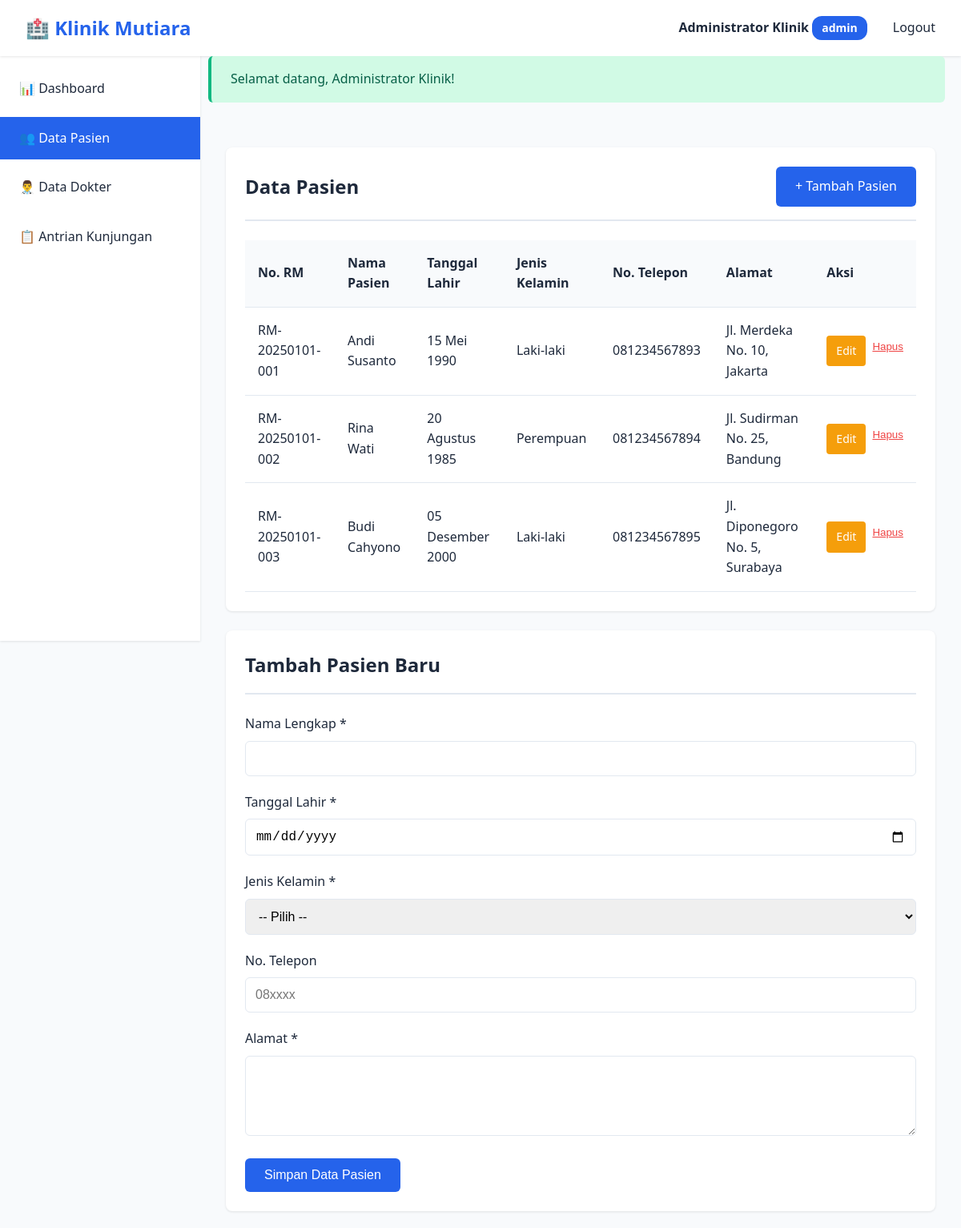
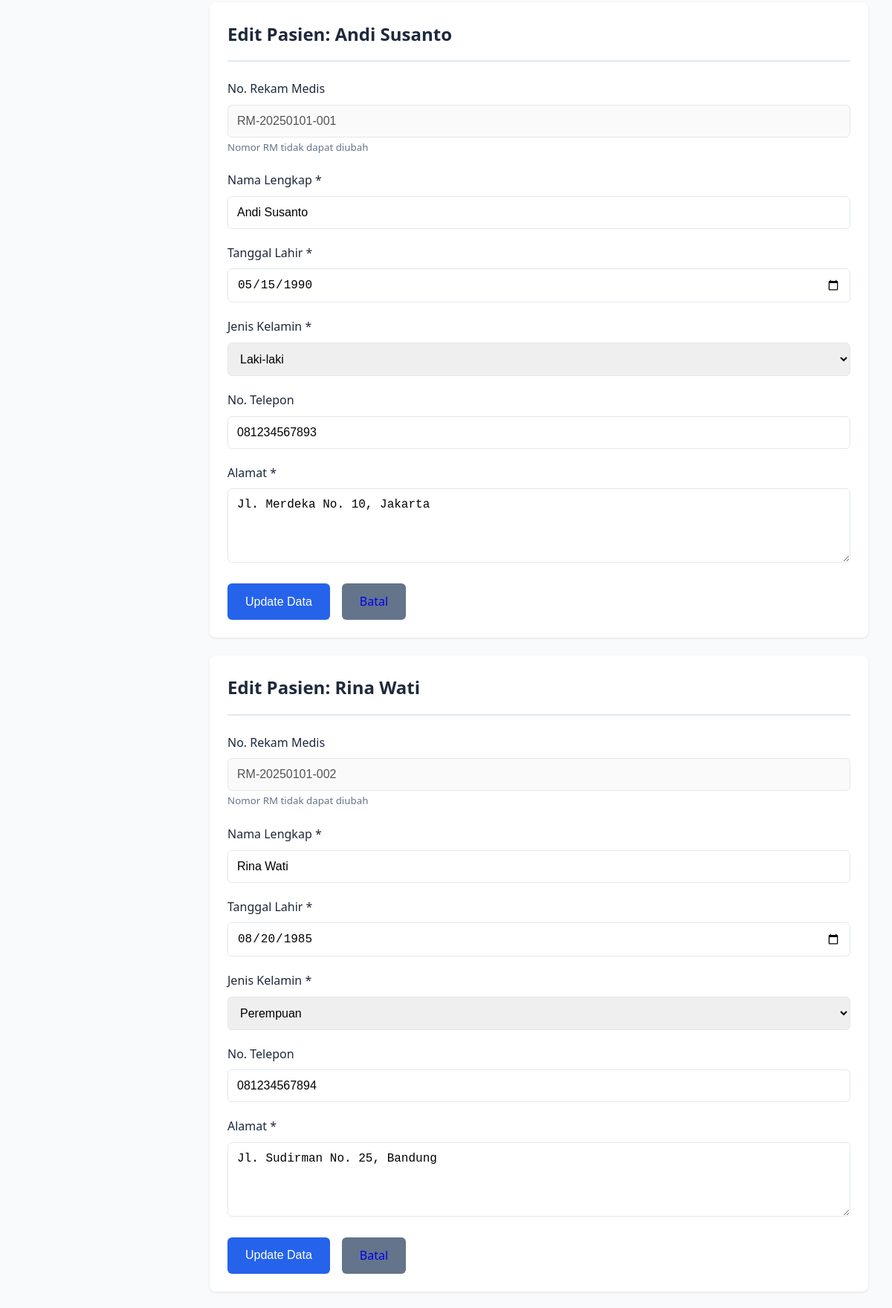
Page /pages/admin/pasien.php (signed in, upper part) on the committed database (2 pictures, top to bottom).
### tables this page shows
CREATE TABLE IF NOT EXISTS patients (
    id INT AUTO_INCREMENT PRIMARY KEY,
    no_rm VARCHAR(20) NOT NULL UNIQUE COMMENT 'Nomor Rekam Medis',
    nama VARCHAR(100) NOT NULL,
    tanggal_lahir DATE NOT NULL,
    jenis_kelamin ENUM('L', 'P') NOT NULL,
    no_telepon VARCHAR(15),
    alamat TEXT NOT NULL,
    created_at DATETIME DEFAULT CURRENT_TIMESTAMP,
    updated_at DATETIME DEFAULT CURRENT_TIMESTAMP ON UPDATE CURRENT_TIMESTAMP,
    INDEX idx_no_rm (no_rm),
    INDEX idx_nama (nama)
);

### config/helper.php (called while the page is built, shortened)
<?php
function clean_input($data) {
    $data = trim($data);
    $data = stripslashes($data);
    $data = htmlspecialchars($data, ENT_QUOTES, 'UTF-8');
    return $data;
}
function base_url($path = '') {
    $protocol = isset($_SERVER['HTTPS']) && $_SERVER['HTTPS'] === 'on' ? 'https' : 'http';
    $host = $_SERVER['HTTP_HOST'];
    $path = ltrim($path, '/');
    if (!empty($path)) {
        return $protocol . '://' . $host . BASE_PATH . '/' . $path;
    }
    return $protocol . '://' . $host . BASE_PATH . '/';
}
function format_date($date) {
    $bulan = [
        1 => 'Januari', 'Februari', 'Maret', 'April', 'Mei', 'Juni',
        'Juli', 'Agustus', 'September', 'Oktober', 'November', 'Desember'
    ];
    $timestamp = strtotime($date);
    $day = date('d', $timestamp);
    $month = $bulan[(int)date('m', $timestamp)];
    $year = date('Y', $timestamp);
    return $day . ' ' . $month . ' ' . $year;
}

### pages/admin/pasien.php (the view, shortened to what this page needs)
<?php
require_once __DIR__ . '/../../config/helper.php';
try {
    $db = get_db_connection();
    $stmt = $db->query("SELECT * FROM patients ORDER BY created_at DESC");
    $patients = $stmt->fetchAll();
} catch (PDOException $e) {
    error_log("Get Patients Error: " . $e->getMessage());
    $patients = [];
}
require_once __DIR__ . '/../../layout/header.php';
require_once __DIR__ . '/../../layout/sidebar.php';
?>
<main class="main-content">
    <div class="card">
        <div class="card-header flex justify-between items-center">
            <h1 class="card-title">Data Pasien</h1>
            <a href="#tambah" class="btn btn-primary">+ Tambah Pasien</a>
        </div>
        <?php if (empty($patients)): ?>
            <p style="text-align: center; color: #64748b; padding: 2rem;">Belum ada data pasien.</p>
        <?php else: ?>
            <table class="table">
                <thead>
                    <tr>
                        <th>No. RM</th>
                        <th>Nama Pasien</th>
                        <th>Tanggal Lahir</th>
                        <th>Jenis Kelamin</th>
                        <th>No. Telepon</th>
                        <th>Alamat</th>
                        <th>Aksi</th>
                    </tr>
                </thead>
                <tbody>
                    <?php foreach ($patients as $pasien): ?>
                    <tr>
                        <td><?php echo clean_input($pasien['no_rm']); ?></td>
                        <td><?php echo clean_input($pasien['nama']); ?></td>
                        <td><?php echo format_date($pasien['tanggal_lahir']); ?></td>
                        <td><?php echo $pasien['jenis_kelamin'] === 'L' ? 'Laki-laki' : 'Perempuan'; ?></td>
                        <td><?php echo clean_input($pasien['no_telepon']); ?></td>
                        <td><?php echo clean_input($pasien['alamat']); ?></td>
                        <td>
                            <div class="action-links">
                                <a href="#edit-<?php echo $pasien['id']; ?>" class="action-edit">Edit</a>
                                <form method="POST" action="<?php echo base_url('process/admin_delete_pasien.php'); ?>" style="display:inline;" onsubmit="return confirm('Yakin hapus pasien <?php echo htmlspecialchars($pasien['nama']); ?>?');">
                                    <button type="submit" class="action-delete" style="border:none;background:none;cursor:pointer;color:#ef4444;padding:0;text-decoration:underline;">Hapus</button>
                                </form>
                            </div>
                        </td>
                    </tr>
                    <?php endforeach; ?>
                </tbody>
            </table>
        <?php endif; ?>
    </div>
    <div class="card" id="tambah">
        <div class="card-header">
            <h2 class="card-title">Tambah Pasien Baru</h2>
        </div>
        <form method="POST" action="<?php echo base_url('process/admin_add_pasien.php'); ?>">
            <div class="form-group">
                <label for="nama" class="form-label">Nama Lengkap *</label>
                <input type="text" id="nama" name="nama" class="form-input" required>
            </div>
            <div class="form-group">
                <label for="tanggal_lahir" class="form-label">Tanggal Lahir *</label>
                <input type="date" id="tanggal_lahir" name="tanggal_lahir" class="form-input" required>
            </div>
            <div class="form-group">
                <label for="jenis_kelamin" class="form-label">Jenis Kelamin *</label>
                <select id="jenis_kelamin" name="jenis_kelamin" class="form-select" required>
                    <option value="">-- Pilih --</option>
                </select>
            </div>
            <div class="form-group">
                <label for="no_telepon" class="form-label">No. Telepon</label>
                <input type="text" id="no_telepon" name="no_telepon" class="form-input" placeholder="08xxxx">
            </div>
            <div class="form-group">
                <label for="alamat" class="form-label">Alamat *</label>
                <textarea id="alamat" name="alamat" class="form-textarea" required></textarea>
            </div>
            <button type="submit" class="btn btn-primary">Simpan Data Pasien</button>
        </form>
    </div>
    <?php foreach ($patients as $pasien): ?>
    <div class="card" id="edit-<?php echo $pasien['id']; ?>">
        <div class="card-header">
            <h2 class="card-title">Edit Pasien: <?php echo clean_input($pasien['nama']); ?></h2>
        </div>
        <form method="POST" action="<?php echo base_url('process/admin_edit_pasien.php'); ?>">
            <div class="form-group">
                <label class="form-label">No. Rekam Medis</label>
                <input type="text" class="form-input" value="<?php echo clean_input($pasien['no_rm']); ?>" disabled>
                <small style="color: #64748b;">Nomor RM tidak dapat diubah</small>
            </div>
            <div class="form-group">
                <label for="edit_nama_<?php echo $pasien['id']; ?>" class="form-label">Nama Lengkap *</label>
                <input type="text" id="edit_nama_<?php echo $pasien['id']; ?>" name="nama" class="form-input" value="<?php echo clean_input($pasien['nama']); ?>" required>
            </div>
            <div class="form-group">
                <label for="edit_tanggal_lahir_<?php echo $pasien['id']; ?>" class="form-label">Tanggal Lahir *</label>
                <input type="date" id="edit_tanggal_lahir_<?php echo $pasien['id']; ?>" name="tanggal_lahir" class="form-input" value="<?php echo $pasien['tanggal_lahir']; ?>" required>
            </div>
            <div class="form-group">
                <label for="edit_jenis_kelamin_<?php echo $pasien['id']; ?>" class="form-label">Jenis Kelamin *</label>
                <select id="edit_jenis_kelamin_<?php echo $pasien['id']; ?>" name="jenis_kelamin" class="form-select" required>
                    <option value="L" <?php echo $pasien['jenis_kelamin'] === 'L' ? 'selected' : ''; ?>>Laki-laki</option>
                    <option value="P" <?php echo $pasien['jenis_kelamin'] === 'P' ? 'selected' : ''; ?>>Perempuan</option>
                </select>
            </div>
            <div class="form-group">
                <label for="edit_no_telepon_<?php echo $pasien['id']; ?>" class="form-label">No. Telepon</label>
                <input type="text" id="edit_no_telepon_<?php echo $pasien['id']; ?>" name="no_telepon" class="form-input" value="<?php echo clean_input($pasien['no_telepon']); ?>" placeholder="08xxxx">
            </div>
            <div class="form-group">
                <label for="edit_alamat_<?php echo $pasien['id']; ?>" class="form-label">Alamat *</label>
                <textarea id="edit_alamat_<?php echo $pasien['id']; ?>" name="alamat" class="form-textarea" required><?php echo clean_input($pasien['alamat']); ?></textarea>
            </div>
            <div style="display: flex; gap: 1rem;">
                <button type="submit" class="btn btn-primary">Update Data</button>
                <a href="<?php echo base_url('pages/admin/pasien.php'); ?>" class="btn" style="background: #64748b;">Batal</a>
            </div>
        </form>
    </div>
    <?php endforeach; ?>
</main>
<?php require_once __DIR__ . '/../../layout/footer.php'; ?>

### assets/css/style.css (style rules this page uses)
* { margin: 0; padding: 0; box-sizing: border-box; }
:root { --primary-color: #2563eb; --primary-dark: #1e40af; --secondary-color: #10b981; --danger-color: #ef4444; --warning-color: #f59e0b; --info-color: #06b6d4; --light-bg: #f8fafc; --dark-text: #1e293b; --gray-text: #64748b; --border-color: #e2e8f0; --shadow: 0 1px 3px rgba(0, 0, 0, 0.1); --shadow-lg: 0 10px 15px rgba(0, 0, 0, 0.1); }
body { font-family: 'Segoe UI', Tahoma, Geneva, Verdana, sans-serif; background-color: var(--light-bg); color: var(--dark-text); line-height: 1.6; }
.main-content { margin-left: 250px; padding: 2rem; min-height: calc(100vh - 60px); }
.card { background: white; border-radius: 8px; box-shadow: var(--shadow); padding: 1.5rem; margin-bottom: 1.5rem; }
.card-header { border-bottom: 2px solid var(--border-color); padding-bottom: 1rem; margin-bottom: 1.5rem; }
.card-title { font-size: 1.5rem; font-weight: 600; color: var(--dark-text); }
.form-group { margin-bottom: 1.25rem; }
.form-label { display: block; margin-bottom: 0.5rem; font-weight: 500; color: var(--dark-text); }
.form-input, .form-select, .form-textarea { width: 100%; padding: 0.75rem; border: 1px solid var(--border-color); border-radius: 6px; font-size: 1rem; transition: border-color 0.3s, box-shadow 0.3s; }
.form-textarea { resize: vertical; min-height: 100px; }
.btn { display: inline-block; padding: 0.75rem 1.5rem; font-size: 1rem; font-weight: 500; text-align: center; text-decoration: none; border: none; border-radius: 6px; cursor: pointer; transition: all 0.3s; }
.btn-primary { background: var(--primary-color); color: white; }
.table { width: 100%; border-collapse: collapse; background: white; }
.table thead { background: var(--light-bg); }
.table th, .table td { padding: 1rem; text-align: left; border-bottom: 1px solid var(--border-color); }
.table th { font-weight: 600; color: var(--dark-text); }
.action-links { display: flex; gap: 0.5rem; }
.action-links a { padding: 0.5rem 0.75rem; text-decoration: none; border-radius: 4px; font-size: 0.875rem; font-weight: 500; }
.action-edit { background: var(--warning-color); color: white; }
.action-delete { background: var(--danger-color); color: white; }
.flex { display: flex; }
.justify-between { justify-content: space-between; }
.items-center { align-items: center; }

### rows in the picture
patients: no_rm "RM-20250101-001", nama "Andi Susanto", tanggal_lahir "15 Mei 1990", shows "Laki-laki", no_telepon "081234567893", alamat "Jl. Merdeka No. 10, Jakarta", tanggal_lahir "05/15/1990", jenis_kelamin "Laki-laki"
patients: no_rm "RM-20250101-002", nama "Rina Wati", tanggal_lahir "20 Agustus 1985", shows "Perempuan", no_telepon "081234567894", alamat "Jl. Sudirman No. 25, Bandung", tanggal_lahir "08/20/1985", jenis_kelamin "Perempuan"
patients: no_rm "RM-20250101-003", nama "Budi Cahyono", tanggal_lahir "05 Desember 2000", jenis_kelamin "Laki-laki", no_telepon "081234567895", alamat "Jl. Diponegoro No. 5, Surabaya"

### other values in the picture
clean_input($_SESSION['nama']) "Administrator Klinik"
clean_input($_SESSION['role']) "admin"
$flash['message'] "Selamat datang, Administrator Klinik!"
